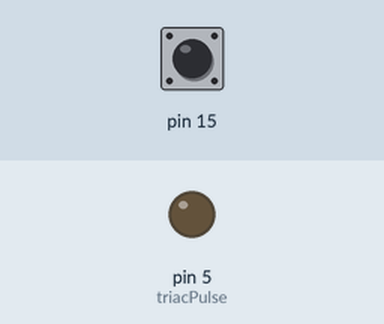
The sketch below on a simulated Arduino Uno, built with avr-gcc and run on an emulated ATmega328P. On the bench: output pins drawn as LEDs (lit = HIGH). The inputs (shaded band) are chosen by the test bench; at power-on: pin 15 HIGH. What the sketch prints to the serial monitor is not drawn.

Above: at 1.2 s.
1.3 s: pin 15 pulled LOW for 0.15 s
At 1.41 s:
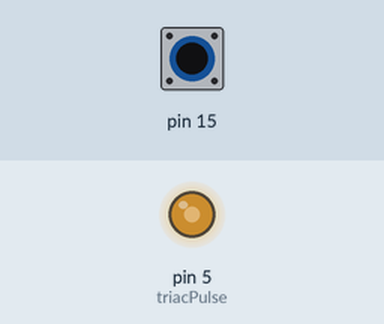
At 2.6 s:
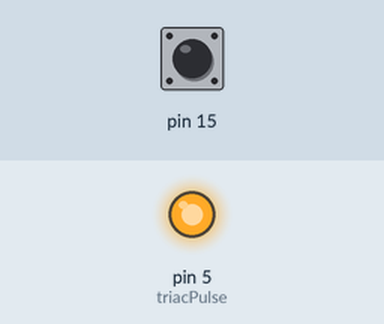
2.9 s: pin 15 pulled LOW for 1 s
Timing chart, 0 to 5.9 s (numbered marks = the images above; inputs shaded):
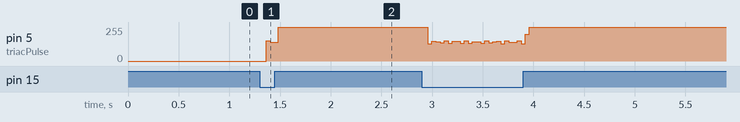

The sketch:

AC_dimmer.ino
```cpp
#define triacPulse 5


int x = 8;
void setup() {
  Serial.begin(115200);
  pinMode(15, INPUT_PULLUP);
  pinMode(triacPulse, OUTPUT);
  //attachInterrupt(digitalPinToInterrupt(5),ISR,FALLING); // attach Interrupt at PIN2

}

void loop() {


  Serial.println(digitalRead(15));
  if(digitalRead(15)==0)
{
  digitalWrite(triacPulse, 0);
  delay(4); // read AD0
  digitalWrite(triacPulse, 1);
  delay(5); //delay 50 uSec on output pulse to turn on triac
}
}

/*//ICACHE_RAM_ATTR void ISR()
{
  Serial.print("x:");
  Serial.print(x);
  Serial.print(" 8-x:");
  Serial.println(8-x);
  digitalWrite(triacPulse, 0);
  delay(x); // read AD0
  digitalWrite(triacPulse, 1);
  delay(8 - x); //delay 50 uSec on output pulse to turn on triac

}*/
```

Measured:
- after the input at 1.3 s, pin 5 (triacPulse): 0/255 → 140/255 after 0.06 s, → 255/255 0.12 s later
